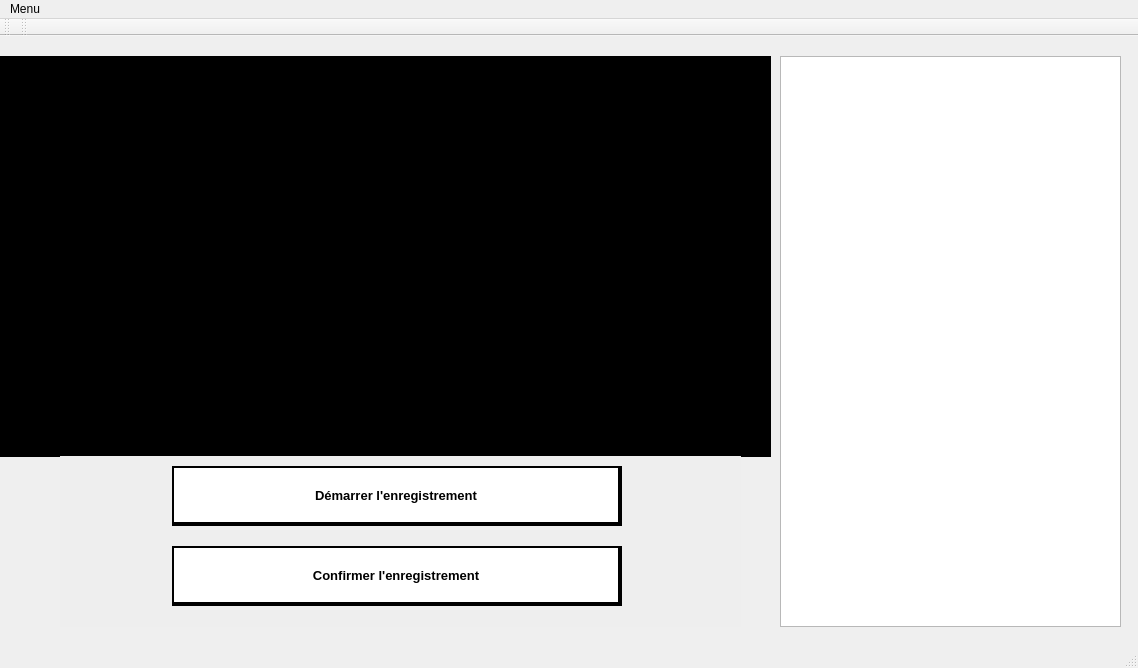
<?xml version="1.0" encoding="UTF-8"?>
<ui version="4.0">
 <class>MainWindow</class>
 <widget class="QMainWindow" name="MainWindow">
  <property name="geometry">
   <rect>
    <x>0</x>
    <y>0</y>
    <width>1138</width>
    <height>668</height>
   </rect>
  </property>
  <property name="windowTitle">
   <string>MainWindow</string>
  </property>
  <widget class="QWidget" name="centralWidget">
   <widget class="QFrame" name="media">
    <property name="geometry">
     <rect>
      <x>0</x>
      <y>20</y>
      <width>771</width>
      <height>401</height>
     </rect>
    </property>
    <property name="minimumSize">
     <size>
      <width>640</width>
      <height>360</height>
     </size>
    </property>
    <property name="layoutDirection">
     <enum>Qt::LeftToRight</enum>
    </property>
    <property name="styleSheet">
     <string notr="true">background-color: black;
border: none;</string>
    </property>
    <property name="frameShape">
     <enum>QFrame::StyledPanel</enum>
    </property>
    <property name="frameShadow">
     <enum>QFrame::Raised</enum>
    </property>
    <layout class="QGridLayout" name="gridLayout_4">
     <property name="leftMargin">
      <number>0</number>
     </property>
     <property name="topMargin">
      <number>0</number>
     </property>
     <property name="rightMargin">
      <number>0</number>
     </property>
     <property name="bottomMargin">
      <number>0</number>
     </property>
     <property name="spacing">
      <number>0</number>
     </property>
     <item row="1" column="2">
      <spacer name="mediaSpacer2">
       <property name="orientation">
        <enum>Qt::Horizontal</enum>
       </property>
       <property name="sizeType">
        <enum>QSizePolicy::Minimum</enum>
       </property>
       <property name="sizeHint" stdset="0">
        <size>
         <width>0</width>
         <height>0</height>
        </size>
       </property>
      </spacer>
     </item>
     <item row="1" column="0">
      <spacer name="mediaSpacer4">
       <property name="orientation">
        <enum>Qt::Horizontal</enum>
       </property>
       <property name="sizeType">
        <enum>QSizePolicy::Minimum</enum>
       </property>
       <property name="sizeHint" stdset="0">
        <size>
         <width>0</width>
         <height>0</height>
        </size>
       </property>
      </spacer>
     </item>
     <item row="0" column="1">
      <spacer name="mediaSpacer1">
       <property name="orientation">
        <enum>Qt::Vertical</enum>
       </property>
       <property name="sizeType">
        <enum>QSizePolicy::Minimum</enum>
       </property>
       <property name="sizeHint" stdset="0">
        <size>
         <width>0</width>
         <height>0</height>
        </size>
       </property>
      </spacer>
     </item>
     <item row="1" column="1" alignment="Qt::AlignHCenter|Qt::AlignVCenter">
      <widget class="Video" name="image">
       <property name="text">
        <string/>
       </property>
       <property name="scaledContents">
        <bool>true</bool>
       </property>
      </widget>
     </item>
     <item row="2" column="1">
      <spacer name="mediaSpacer3">
       <property name="orientation">
        <enum>Qt::Vertical</enum>
       </property>
       <property name="sizeType">
        <enum>QSizePolicy::Minimum</enum>
       </property>
       <property name="sizeHint" stdset="0">
        <size>
         <width>0</width>
         <height>0</height>
        </size>
       </property>
      </spacer>
     </item>
    </layout>
   </widget>
   <widget class="QFrame" name="boutons">
    <property name="geometry">
     <rect>
      <x>60</x>
      <y>420</y>
      <width>681</width>
      <height>171</height>
     </rect>
    </property>
    <property name="cursor">
     <cursorShape>SizeVerCursor</cursorShape>
    </property>
    <property name="mouseTracking">
     <bool>false</bool>
    </property>
    <property name="layoutDirection">
     <enum>Qt::LeftToRight</enum>
    </property>
    <property name="styleSheet">
     <string notr="true">QFrame#boutons {
background-color: #eee;
border: none;
text-align: center;
}

QPushButton {
border: 2px solid black;
border-bottom: 4px solid black;
border-right: 4px solid black;
background-color: #ffffff;
padding: 10px;
color: black;
font-weight: bold;
}

QPushButton:hover:!pressed {
background-color: #eee;
}

QPushButton:hover {
background-color: #ddd;
}</string>
    </property>
    <property name="frameShape">
     <enum>QFrame::Box</enum>
    </property>
    <property name="frameShadow">
     <enum>QFrame::Raised</enum>
    </property>
    <layout class="QGridLayout" name="gridLayout_2">
     <property name="sizeConstraint">
      <enum>QLayout::SetDefaultConstraint</enum>
     </property>
     <property name="leftMargin">
      <number>10</number>
     </property>
     <property name="topMargin">
      <number>10</number>
     </property>
     <property name="rightMargin">
      <number>17</number>
     </property>
     <property name="bottomMargin">
      <number>20</number>
     </property>
     <property name="spacing">
      <number>20</number>
     </property>
     <item row="3" column="0">
      <widget class="Button" name="confirmation">
       <property name="sizePolicy">
        <sizepolicy hsizetype="Minimum" vsizetype="Minimum">
         <horstretch>0</horstretch>
         <verstretch>0</verstretch>
        </sizepolicy>
       </property>
       <property name="maximumSize">
        <size>
         <width>450</width>
         <height>60</height>
        </size>
       </property>
       <property name="sizeIncrement">
        <size>
         <width>0</width>
         <height>0</height>
        </size>
       </property>
       <property name="font">
        <font>
         <pointsize>10</pointsize>
         <weight>75</weight>
         <bold>true</bold>
        </font>
       </property>
       <property name="cursor">
        <cursorShape>PointingHandCursor</cursorShape>
       </property>
       <property name="text">
        <string>Confirmer l'enregistrement</string>
       </property>
      </widget>
     </item>
     <item row="0" column="0">
      <widget class="Button" name="demarre">
       <property name="sizePolicy">
        <sizepolicy hsizetype="Minimum" vsizetype="Minimum">
         <horstretch>0</horstretch>
         <verstretch>0</verstretch>
        </sizepolicy>
       </property>
       <property name="maximumSize">
        <size>
         <width>450</width>
         <height>60</height>
        </size>
       </property>
       <property name="sizeIncrement">
        <size>
         <width>0</width>
         <height>0</height>
        </size>
       </property>
       <property name="font">
        <font>
         <pointsize>10</pointsize>
         <weight>75</weight>
         <bold>true</bold>
        </font>
       </property>
       <property name="cursor">
        <cursorShape>PointingHandCursor</cursorShape>
       </property>
       <property name="text">
        <string>Démarrer l'enregistrement</string>
       </property>
       <property name="icon">
        <iconset>
         <normaloff>:/logos/play.png</normaloff>:/logos/play.png</iconset>
       </property>
      </widget>
     </item>
    </layout>
   </widget>
   <widget class="QTextBrowser" name="textBrowser">
    <property name="geometry">
     <rect>
      <x>780</x>
      <y>20</y>
      <width>341</width>
      <height>571</height>
     </rect>
    </property>
   </widget>
   <widget class="QLabel" name="onGif">
    <property name="geometry">
     <rect>
      <x>10</x>
      <y>430</y>
      <width>40</width>
      <height>57</height>
     </rect>
    </property>
    <property name="text">
     <string/>
    </property>
    <property name="pixmap">
     <pixmap resource="images.qrc">:/images/gif/waiting.gif</pixmap>
    </property>
   </widget>
  </widget>
  <widget class="QMenuBar" name="menuBar">
   <property name="geometry">
    <rect>
     <x>0</x>
     <y>0</y>
     <width>1138</width>
     <height>22</height>
    </rect>
   </property>
   <widget class="QMenu" name="menuTest">
    <property name="title">
     <string>Menu</string>
    </property>
    <addaction name="actionStart"/>
   </widget>
   <addaction name="menuTest"/>
  </widget>
  <widget class="QToolBar" name="mainToolBar">
   <attribute name="toolBarArea">
    <enum>TopToolBarArea</enum>
   </attribute>
   <attribute name="toolBarBreak">
    <bool>false</bool>
   </attribute>
  </widget>
  <widget class="QStatusBar" name="statusBar"/>
  <widget class="QToolBar" name="toolBar">
   <property name="windowTitle">
    <string>toolBar</string>
   </property>
   <attribute name="toolBarArea">
    <enum>TopToolBarArea</enum>
   </attribute>
   <attribute name="toolBarBreak">
    <bool>false</bool>
   </attribute>
  </widget>
  <action name="actionStart">
   <property name="text">
    <string>Start</string>
   </property>
  </action>
 </widget>
 <layoutdefault spacing="6" margin="11"/>
 <customwidgets>
  <customwidget>
   <class>Button</class>
   <extends>QPushButton</extends>
   <header>button.h</header>
   <slots>
    <slot>ouvrirFenetreOptions()</slot>
   </slots>
  </customwidget>
  <customwidget>
   <class>Video</class>
   <extends>QLabel</extends>
   <header>video.h</header>
  </customwidget>
 </customwidgets>
 <resources>
  <include location="images.qrc"/>
 </resources>
 <connections/>
</ui>
